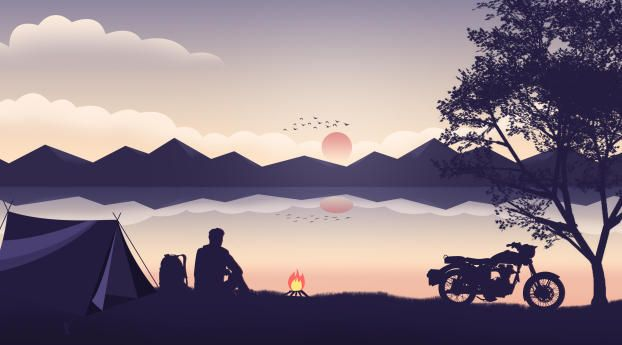
#> input picture Practical_2/Using_pycharm/Img1.jpg, 622 x 345 px
$ python Subtract_images.py
#> lines starting #> are read from the running program, lines starting #| are printed output that depends on the picture
import cv2

flag = 0
image1 = cv2.imread('Img1.jpg')
#> image1 is the input picture: shape (345, 622, 3); mean B, G, R 133, 121.4, 135.7
image1 = cv2.resize(image1, (512,512))
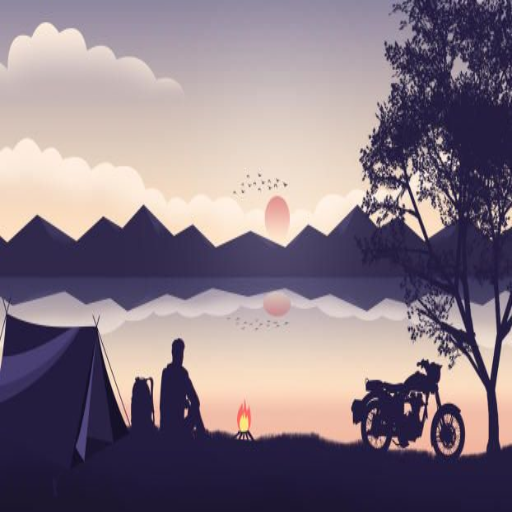
#> image1: shape (512, 512, 3); mean B, G, R 132.9, 121.3, 135.6
cv2.imshow("Image 1",image1)
cv2.waitKey(0)

image2 = cv2.imread('Img2.jpg')
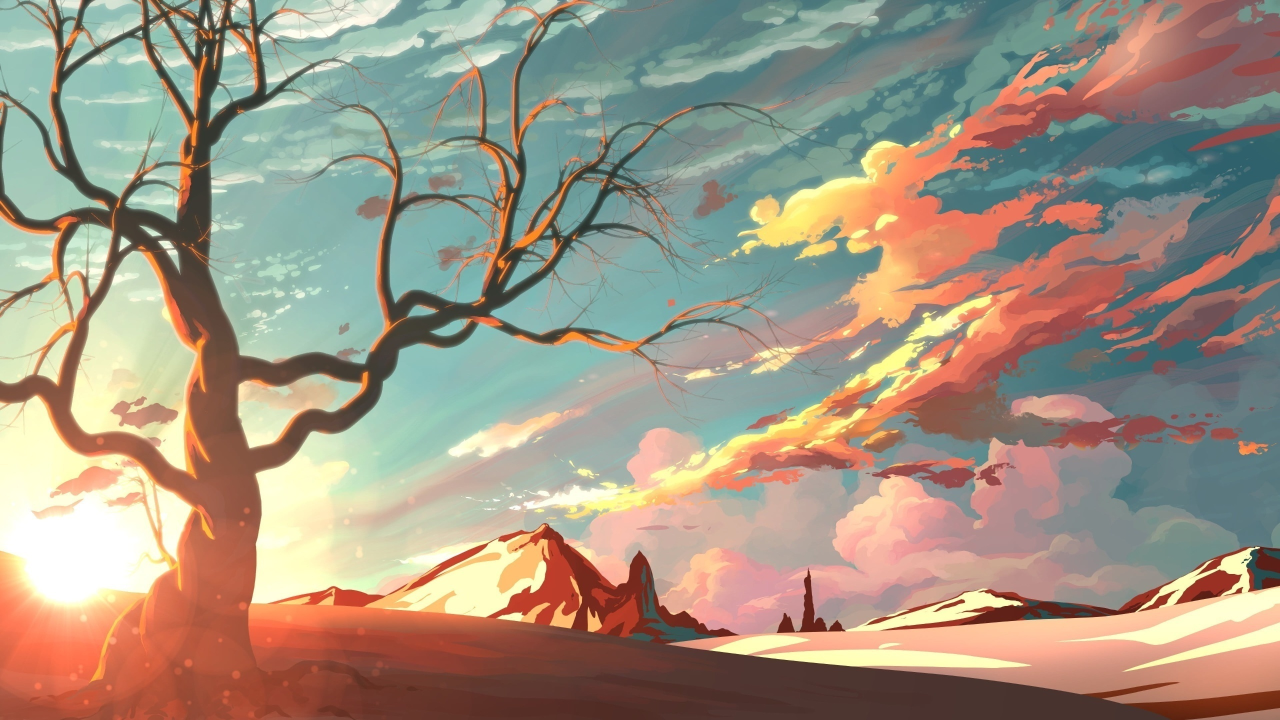
#> input picture Practical_2/Using_pycharm/Img2.jpg, 2560 x 1440 px (shown at 1/2 size)
#> image2 is the input picture: shape (1440, 2560, 3); mean B, G, R 131, 148, 160.9
image2 = cv2.resize(image2, (512,512))
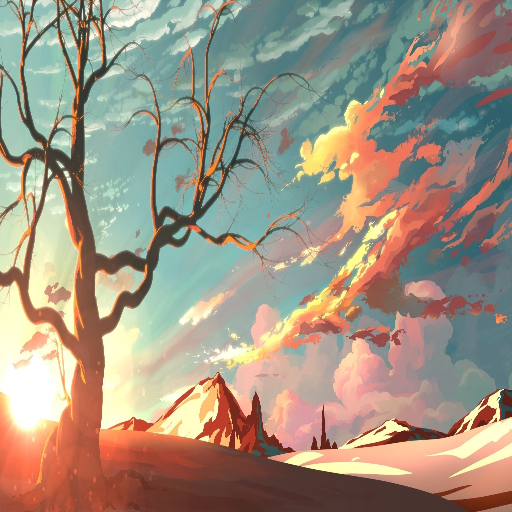
#> image2: shape (512, 512, 3); mean B, G, R 131, 147.9, 160.8
cv2.imshow("Image 2",image2)
cv2.waitKey(0)

subtracted_image = cv2.subtract(image2, image1)
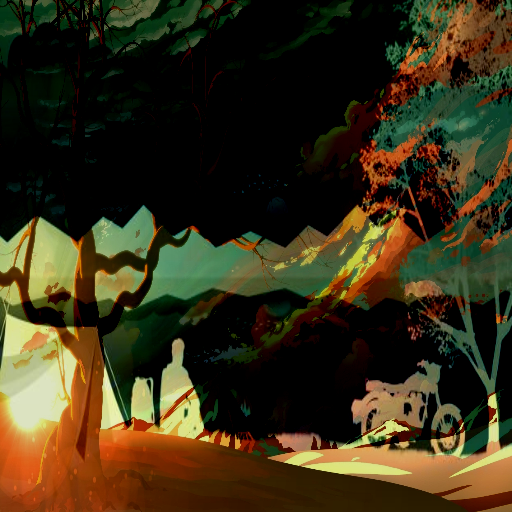
#> subtracted_image: shape (512, 512, 3); mean B, G, R 23.9, 48.4, 57.4
cv2.imshow("sub Image", subtracted_image)
cv2.waitKey(0)


cv2.destroyAllWindows()
